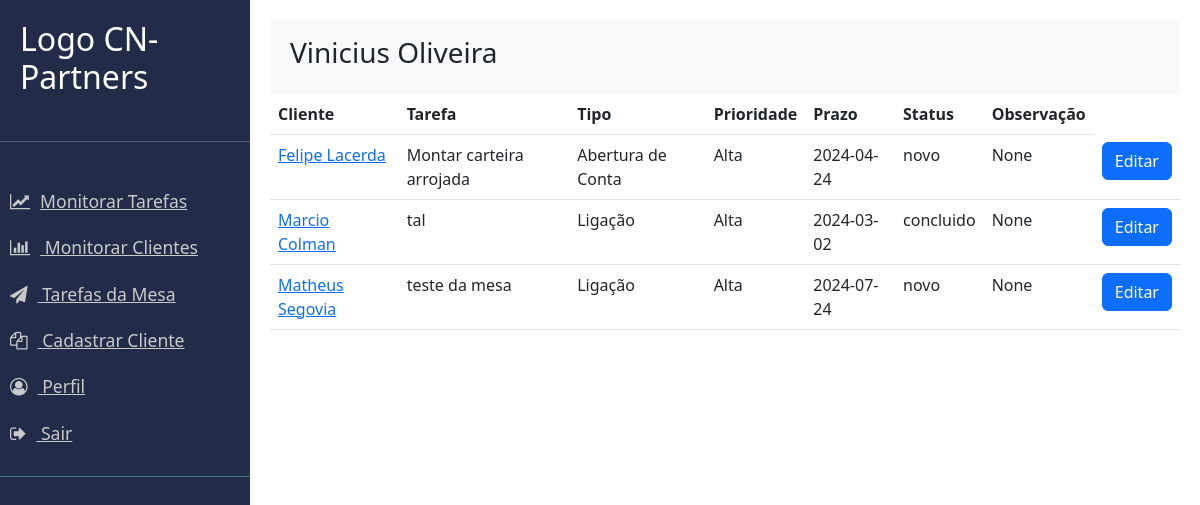
Screenshot of /monitorar_tarefas (signed in) with the database file from the repository.
### app.py (models this page shows)
class User(UserMixin, db.Model):
    id: Mapped[int] = mapped_column(Integer, primary_key=True)
    email: Mapped[str] = mapped_column(String(100), unique=False)
    password: Mapped[str] = mapped_column(String(250), nullable=False)
    name: Mapped[str] = mapped_column(String(1000), nullable=False)
    admin: Mapped[int] = mapped_column(Integer, nullable=True)
    mesa: Mapped[int] = mapped_column(Integer)

class Tarefas(db.Model):
    id: Mapped[int] = mapped_column(Integer, primary_key=True)
    cliente_id: Mapped[int] = mapped_column(Integer, nullable=False)
    nome_cliente: Mapped[str] = mapped_column(String(250))
    tarefa: Mapped[str] = mapped_column(String(250))
    tipo: Mapped[str] = mapped_column(String(250))
    prioridade: Mapped[str] = mapped_column(String(250))
    prazo: Mapped[Date] = mapped_column(Date)
    status: Mapped[str] = mapped_column(String(250))
    observacao: Mapped[str] = mapped_column(String(500), nullable=True)
    mesa: Mapped[int] = mapped_column(Integer)

### main.py (the view)
@app.route('/monitorar_tarefas', methods=["POST", "GET"])
@login_required
def monitorar_tarefas():
    name = session.get('user_name')
    user_id = session.get('user_id')
    admin = session.get("admin")
    mesa = session.get("mesa")
    tarefas = db.session.execute(db.select(Tarefas).where(Tarefas.mesa == mesa)).scalars()
    return render_template('monitorar_tarefas.html', user_name=name, user_id=user_id, tarefas=tarefas, admin=admin, mesa=mesa)

### main.py (called while the page is built)
@login_manager.user_loader
def load_user(user_id):
    return db.get_or_404(User, user_id)

@app.before_request
def make_session_permanet():
    session.permanent = True
    app.permanet_session_lifetime = timedelta(minutes=20)

### templates/monitorar_tarefas.html (shortened to what this page needs)
{% extends 'base.html' %}
{% block content %}
<div class="" id="">
    <table class="table">
        <thead>
            <tr>
                <th scope="col">Cliente</th>
                <th scope="col">Tarefa</th>
                <th scope="col">Tipo</th>
                <th scope="col">Prioridade</th>
                <th scope="col">Prazo</th>
                <th scope="col">Status</th>
                <th scope="col">Observação</th>
            </tr>
        </thead>
        <tbody>
            {% for tarefa in tarefas %}
            <tr>
                <td><a href="{{ url_for('sessiondid', did=tarefa.id, route='tarefas') }}"> {{ tarefa.nome_cliente }} </a></td>
                <td>{{ tarefa.tarefa }}</td>
                <td>{{ tarefa.tipo }}</td>
                <td>{{ tarefa.prioridade }}</td>
                <td>{{ tarefa.prazo }}</td>
                <td>{{ tarefa.status }}</td>
                <td>{{ tarefa.observacao }}</td>
                <td><a href="{{ url_for('sessiondid', did=tarefa.id, route='editar_tarefa') }}" class="btn btn-primary">Editar</a></td>
            </tr>
            {% endfor %}
        </tbody>
    </table>
</div>
{% endblock %}

### templates/base.html (shortened to what this page needs)
<!doctype html>
<html lang="en">
<head>
    <link href="https://cdn.jsdelivr.net/npm/bootstrap@5.3.0-alpha3/dist/css/bootstrap.min.css" rel="stylesheet">
    <link rel="stylesheet" href="https://cdnjs.cloudflare.com/ajax/libs/font-awesome/4.7.0/css/font-awesome.min.css">
    <link rel="stylesheet" href="../static/css/style4.css">
</head>
<body>
    <div class="wrapper" >
        <nav id="sidebar">
            <div class="sidebar-header">
                <h2>Logo CN-Partners</h2>
            </div>
            <hr>
            <ul class="list-unstyled components">
                <li> <a href="{{url_for('monitorar_tarefas')}}"><i class="fa fa-line-chart"></i>Monitorar Tarefas</a></li>
                <li> <a href="{{url_for('monitorar')}}"> <i class="fa fa-bar-chart"></i> Monitorar Clientes </a>  </li>
                {% if mesa == 1: %}
                <li> <a href="{{url_for('tarefas_mesa')}}"> <i class="fa fa-paper-plane"></i> Tarefas da Mesa </a> </li>
                {% endif%}
                <li>  <a href={{url_for('cadastrar')}}> <i class="fa fa-copy"></i> Cadastrar Cliente </a>  </li>
                <li>  <a href="{{url_for('perfil')}}">  <i class="fa fa-user-circle-o"></i>  Perfil  </a>  </li>
                <li>  <a href="{{ url_for('logout') }}"> <i class="fa fa-sign-out"></i> Sair </a> </li>
            </ul>
        </nav>
        <div id="content">
            <nav class="navbar navbar-expand-lg navbar-light bg-light">
                <div class="container-fluid">
                    <div class="m-2" id="rowtext ">
                        <h3>{{user_name}}</h3>
                    </div>
                </div>
            </nav>
            {% block content %}{% endblock %}
        </div>
    </div>
</body>
</html>

### static/css/style4.css (style rules this page uses)
.wrapper { display: flex; height: 100vh; }
#sidebar { flex-shrink: 0; width: 250px; height: 100%; color: #ffffff; }
#content { flex-grow: 1; padding: 20px; }
.wrapper { display: flex; align-items: stretch; }
#sidebar { min-width: 250px; max-width: 250px; background: #222c49; color: #ffffff; transition: all 0.3s; }
#sidebar ul li a { text-align: left; color: #CACACA; }
#sidebar .sidebar-header { padding: 20px; background: #222c49; }
#sidebar ul.components { padding: 20px 0; border-bottom: 1px solid #47748b; }
#sidebar ul li a { padding: 10px; font-size: 1.1em; display: block; color: #CACACA; }
#sidebar ul li a i { margin-right: 10px; }
#content { padding: 20px; min-height: 100vh; transition: all 0.3s; }

### rows the page displays
User: name "Vinicius Oliveira"
Tarefas: nome_cliente "Felipe Lacerda", tarefa "Montar carteira arrojada", tipo "Abertura de Conta", prioridade "Alta", prazo "2024-04-24", status "novo", observacao "None"
Tarefas: nome_cliente "Marcio Colman", tarefa "tal", tipo "Ligação", prioridade "Alta", prazo "2024-03-02", status "concluido", observacao "None"
Tarefas: nome_cliente "Matheus Segovia", tarefa "teste da mesa", tipo "Ligação", prioridade "Alta", prazo "2024-07-24", status "novo", observacao "None"
